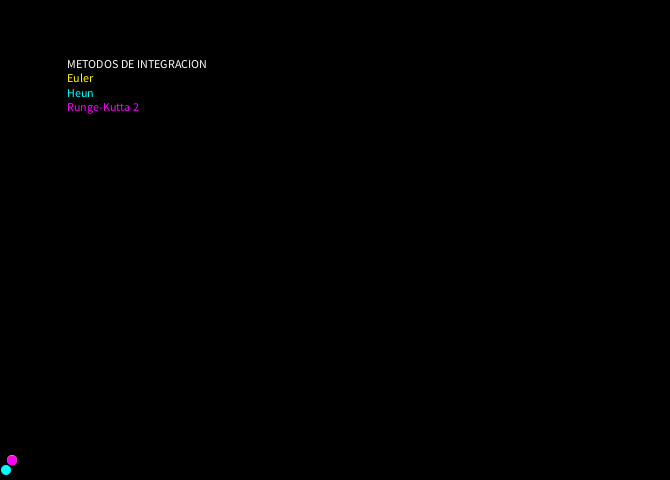
Frame 1 (no input)
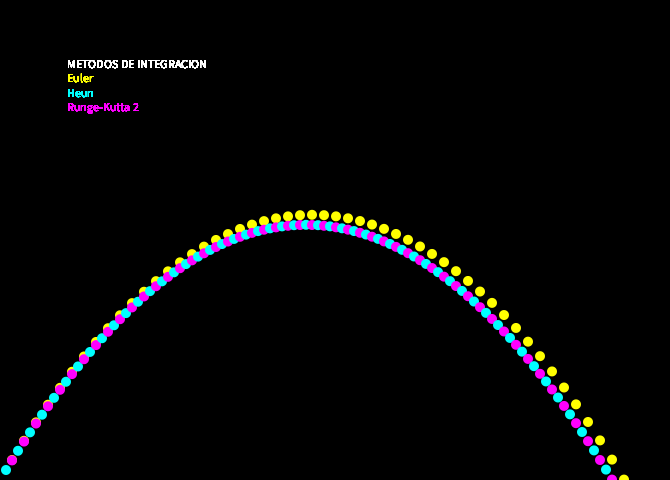
Frame 60 (the mouse pressed at the canvas centre just before this capture)
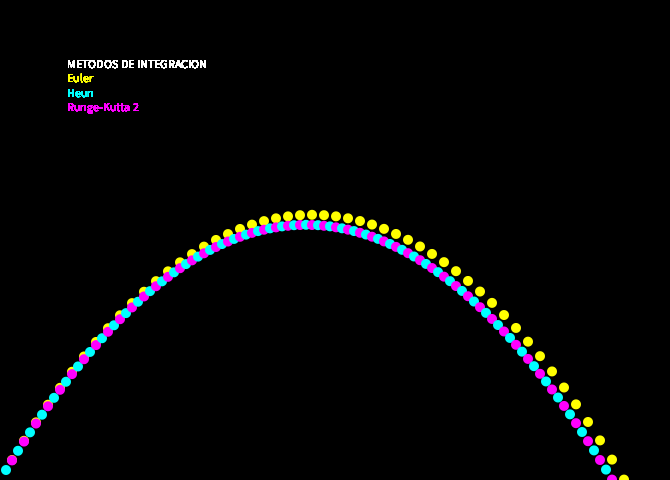
Frame 120 (the mouse held since frame 60 and released just before this capture)

The Processing sketch that drew these frames (run headless with seeded random() and noise(); from frame 60 on, the mouse is pressed at the canvas centre):

// Processing sketch: processing_150552
// ── processing_150552.pde

//Ejercicio: Tiro parabólico. Tiro mediante los 3 integradores dados.

float dt = 0.2;
float m = 2.0;

PVector g = new PVector(0, 9.8);//Vector gravedad
PVector f = new PVector(0,0);//Vector fuerzas

//Vectores Euler:
PVector posE = new PVector(0, 0);
PVector vE = new PVector(60, -100);

//Vectores Heun:
PVector posH = new PVector(0, 0);
PVector vH = new PVector(60, -100);
PVector vH0 = new PVector(0,0);

//Vectores Runge-Kutta2:
PVector posRK = new PVector(0,0);
PVector vRK = new PVector(60, -100);
PVector vRKm = new PVector(0,0);


void setup(){
  size(670,480);
  background(0);
  noStroke();
  fuerzaGravedad();
  
  
}

void fuerzaGravedad() {//Actualiza el valor de la gravedad F=m*a
  f.x = g.x * m;
  f.y = g.y * m;
}

void update(){
  update();
  draw();
}
void draw(){
  
  fill(255);
  text("METODOS DE INTEGRACION", width/10, height/7);
  fill(255,255,0);
  text("Euler", width/10, height/7+height*0.03);
  fill(0,255,255);
  text("Heun", width/10, height/7+height*0.06);
  fill(255,0,255);
  text("Runge-Kutta 2", width/10, height/7+height*0.09);
 
   //background(0); //si queremos que se actualice la posicion 
  //Euler (Calculamos pos mediante v actual y calculamos v siguiente
  posE.x += vE.x*dt;
  posE.y += vE.y*dt;
  
  vE.x += f.x*dt;
  vE.y += f.y*dt;

 
  //Heun
  posH.x += (vH.x + vH0.x)/2.0*dt;
  posH.y += (vH.y + vH0.y)/2.0*dt;
  
  vH.x += f.x*dt;
  vH.y += f.y*dt;
  
  vH0.x = vH.x;//Actualiza v anterior
  vH0.y = vH.y;
  

  //RK2
  vRKm.x = vRK.x + f.x * (dt/2.0);
  vRKm.y = vRK.y + f.y * (dt/2.0);
      
  vRK.x += f.x * dt;
  vRK.y += f.y * dt;
      
  // Se calcula con la velocidad en el punto medio entre las 
  // posiciones actual y siguiente
  posRK.x = posRK.x + vRKm.x * dt; 
  posRK.y = posRK.y + vRKm.y * dt;
  
  //Dibujar
  //Euler
  pushMatrix();
    translate(posE.x, posE.y);
    fill(255,255,0);
    ellipse(0, height,10,10);
  popMatrix();
  
  //Heun
  pushMatrix();
    translate(posH.x, posH.y);
    fill(0, 255,255);
    ellipse(0, height, 10,10);
  popMatrix();
  
  //RK2
  pushMatrix();
    translate(posRK.x, posRK.y);
    fill(255,0,255);
    ellipse(0, height, 10, 10);
  popMatrix();
  
}

void keyPressed() {
  
  if(key == ' ') {
    //Se inicializan todos los vectores de nuevo
   
    vE = new PVector(60,-100);
    posE = new PVector(0,0);
    vH = new PVector(60,-100);
    vH0 = new PVector(0,0);
    posH = new PVector(0,0);
    vRK = new PVector(60,-100);
    vRKm = new PVector(0,0);
    posRK = new PVector(0,0);
    background(0);
    update();
  }
}
